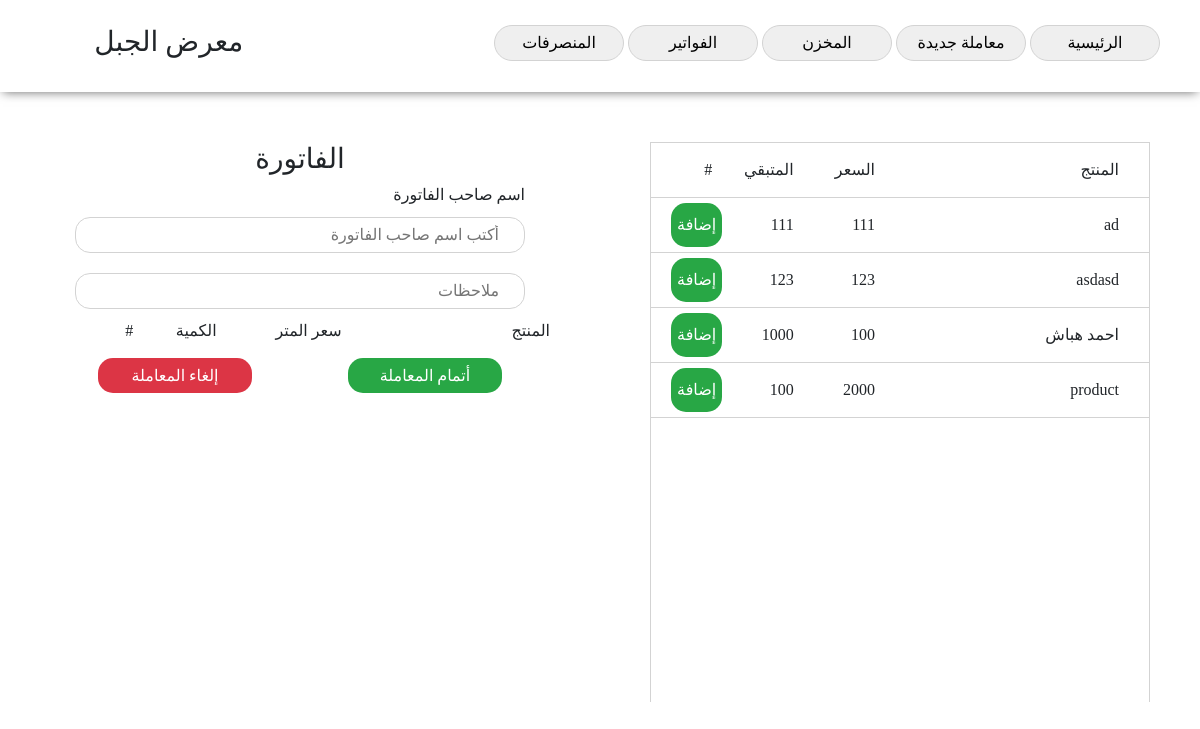
/deal (signed in), run on an earlier commit of the app's database.
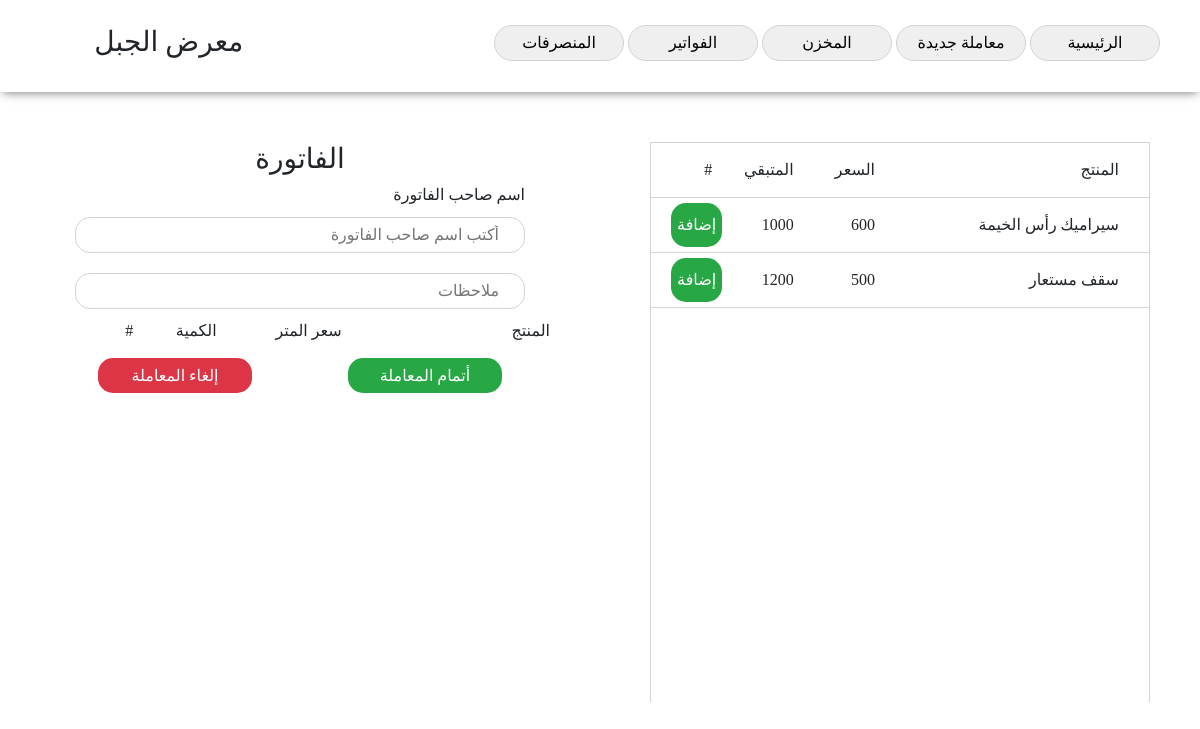
And on a later commit of the database.
### model.py (models this page shows)
class Product(Model):
	name = CharField()
	price = IntegerField()
	mount = IntegerField()
	date = CharField()
	class Meta:
		database = db

### app.py (the view)
@app.route('/deal')
def deal():
	if not isLogedIn():
		return redirect(url_for('index'))
	products = Product.select()
	return render_template('deal.html', products=products)

### app.py (called while the page is built)
def isLogedIn():
	try:
		cookie = session['session']
		print(cookie)
		if int(cookie) > 0:
			return True
		else:
			return False
	except:
		return False

### templates/deal.html (shortened to what this page needs)
<!DOCTYPE html>
<html>
<head>
	<link rel="stylesheet" type="text/css" href="/static/css/bootstrap.css">
	<link rel="stylesheet" type="text/css" href="/static/css/fontello.css">
	<link rel="stylesheet" type="text/css" href="/static/css/style.css">
</head>
<body>
	<center>
		<nav class="shadow row">
			<div class="col-9" style="text-align: right;">
				<button
					onclick="location.href='/home'">الرئيسية</button>
				<button
					onclick="location.href='/deal'"
					>معاملة جديدة</button>
				<button
					onclick="location.href='/store'"
					>المخزن</button>
				<button
					onclick="location.href='/pills'"
					>الفواتير</button>
				<button
					onclick="location.href='/cuts'"
					>المنصرفات</button>
			</div>
			<div class="col-3">
				<h3>معرض الجبل</h3>
			</div>
		</nav>
		<div class="row">
			<div class="col-6 pill_side_container">
				<div class="products_container">
							<div class="row product">
								<div class="col-6">
									<i>
										المنتج
									</i>
								</div>
								<div class="col-2">
									<i>
										السعر
									</i>
								</div>
								<div class="col-2">
									<i>
										المتبقي
									</i>
								</div>
								<div class="col-2">
									<i>
										#
									</i>
								</div>
							</div>
					{% if products %}
						{% for pro in products %}
							<div class="row product">
								<div class="col-6">
									<i id="name{{pro.id}}">{{ pro.name }}</i>
								</div>
								<div class="col-2">
									<i id="price{{pro.id}}">{{ pro.price }}</i>
								</div>
								<div class="col-2">
									<i id="mount{{pro.id}}">{{ pro.mount }}</i>
								</div>
								<div class="col-2">
									<button id="addBtn{{ pro.id }}" onclick="addToList({{ pro.id }})">إضافة</button>
								</div>
							</div>
						{% endfor %}
					{% else %}
						<h3> لا توجد منتجات </h3>
					{% endif %}
				</div>
			</div>
			<div class="col-6 pill_side_container">
				<div>
					<h3>الفاتورة</h3>
				</div>
				<div class="pill_owner_field">
					<div>
						<i>اسم صاحب الفاتورة</i>
					</div>
					<div>
						<input type="text" id="orderOwner" placeholder="أكتب اسم صاحب الفاتورة" name="">
					</div>
					<div>
						<input type="text" id="comment" value="" placeholder="ملاحظات" name="">
					</div>
				</div>
				<div id="pill_products_container" class="pill_products_container">
					<div class="row">
						<div class="col-5">
							المنتج
						</div>
						<div class="col-3">
							سعر المتر
						</div>
						<div class="col-2">
							الكمية
						</div>
						<div class="col-2">
						    #
						</div>
					</div>
				</div>
				<div class="row">
					<div class="col-6">
						<button
							onclick="if (confirm('إتمام المعاملة')) { doTheDeal() }"
							class="pill_action_button submit_pill"
						>أتمام المعاملة</button>
					</div>
					<div class="col-6">
						<button
							onclick="location.href='/home'"
							class="pill_action_button discard_pill"
						>إلغاء المعاملة</button>
					</div>
				</div>
			</div>
		</div>
	</center>
</body>
</html>

What changed in the data, as far as the page shows it:
removed Product: name "asdasd", price "123", mount "123"
removed Product: name "احمد هباش", price "100", mount "1000"
removed Product: name "product", price "2000", mount "100"
changed Product: name "ad" → "سيراميك رأس الخيمة"; price "111" → "600"; mount "111" → "1000"
added Product: name "سقف مستعار", price "500", mount "1200"
